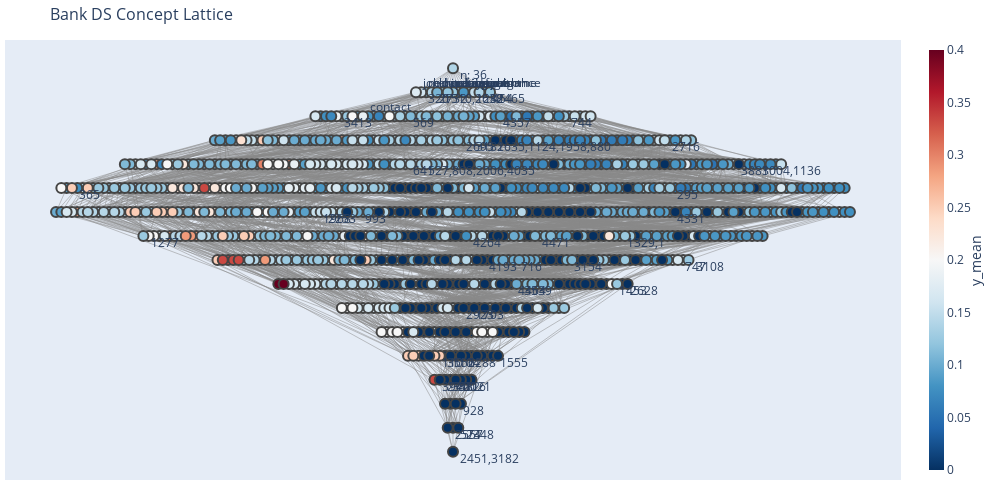

Notebook code cell kept with this figure:
### Code cell
fig

### Figure 1 — Plotly figure (JSON) as saved in the notebook; plotly's stock layout.template omitted (floating-point values rounded to 4 significant figures; data arrays with more than 128 entries replaced by an {"elided": "..."} marker saying what was removed)
{"data": [{"hoverinfo": "none", "line": {"color": "#888", "width": 0.5}, "mode": "lines", "type": "scatter", "x": {"elided": "10698 float values"}, "y": {"elided": "10698 int values"}}, {"hoverinfo": "text", "hovertext": {"elided": "965 str values"}, "marker": {"color": {"elided": "965 float values"}, "colorbar": {"thickness": 15, "title": {"side": "right", "text": "y_mean"}, "xanchor": "left"}, "colorscale": [[0, "rgb(103,0,31)"], [0.1, "rgb(178,24,43)"], [0.2, "rgb(214,96,77)"], [0.3, "rgb(244,165,130)"], [0.4, "rgb(253,219,199)"], [0.5, "rgb(247,247,247)"], [0.6, "rgb(209,229,240)"], [0.7, "rgb(146,197,222)"], [0.8, "rgb(67,147,195)"], [0.9, "rgb(33,102,172)"], [1, "rgb(5,48,97)"]], "line": {"width": 2}, "reversescale": true, "showscale": true, "size": 10}, "mode": "markers+text", "text": {"elided": "965 str values"}, "textposition": "middle right", "type": "scatter", "x": {"elided": "965 float values"}, "y": {"elided": "965 int values"}}], "layout": {"height": 500, "hovermode": "closest", "margin": {"b": 20, "l": 5, "r": 5, "t": 40}, "showlegend": false, "title": {"font": {"size": 16}, "text": "Bank DS Concept Lattice"}, "width": 1000, "xaxis": {"showgrid": false, "showticklabels": false, "zeroline": false}, "yaxis": {"showgrid": false, "showticklabels": false, "zeroline": false}}}
